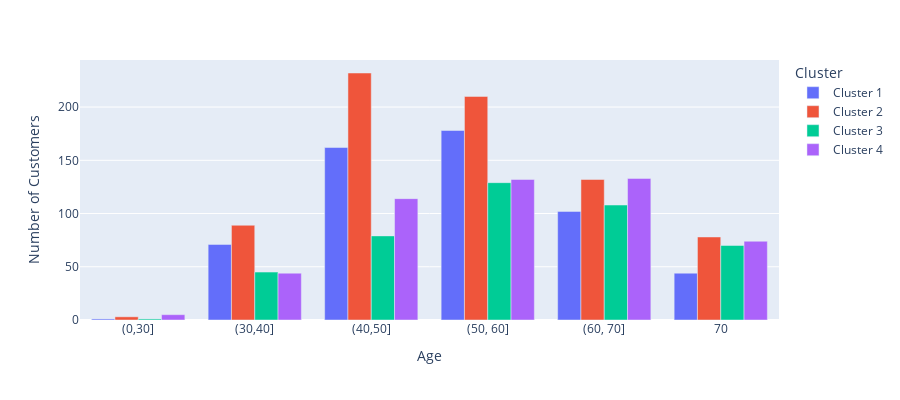

Notebook code cell kept with this figure:
### Code cell
df_plot = df_[['Age', 'Cluster', 'ID']].groupby(['Age', 'Cluster']).count()
df_plot.reset_index(inplace=True)
df_plot.rename(columns={"ID":"Number of Customers"}, inplace=True)


fig = px.bar(df_plot, x="Age", y="Number of Customers",
             color='Cluster', barmode='group',
             height=400)
fig.show()

### Figure 1 — Plotly figure (JSON) as saved in the notebook; plotly's stock layout.template omitted (floating-point values rounded to 4 significant figures)
{"data": [{"alignmentgroup": "True", "hovertemplate": "Cluster=Cluster 1<br>Age=%{x}<br>Number of Customers=%{y}<extra></extra>", "legendgroup": "Cluster 1", "marker": {"color": "#636efa", "pattern": {"shape": ""}}, "name": "Cluster 1", "offsetgroup": "Cluster 1", "orientation": "v", "showlegend": true, "textposition": "auto", "type": "bar", "x": ["(0,30]", "(30,40]", "(40,50]", "(50, 60]", "(60, 70]", "70"], "xaxis": "x", "y": [1, 71, 162, 178, 102, 44], "yaxis": "y"}, {"alignmentgroup": "True", "hovertemplate": "Cluster=Cluster 2<br>Age=%{x}<br>Number of Customers=%{y}<extra></extra>", "legendgroup": "Cluster 2", "marker": {"color": "#EF553B", "pattern": {"shape": ""}}, "name": "Cluster 2", "offsetgroup": "Cluster 2", "orientation": "v", "showlegend": true, "textposition": "auto", "type": "bar", "x": ["(0,30]", "(30,40]", "(40,50]", "(50, 60]", "(60, 70]", "70"], "xaxis": "x", "y": [3, 89, 232, 210, 132, 78], "yaxis": "y"}, {"alignmentgroup": "True", "hovertemplate": "Cluster=Cluster 3<br>Age=%{x}<br>Number of Customers=%{y}<extra></extra>", "legendgroup": "Cluster 3", "marker": {"color": "#00cc96", "pattern": {"shape": ""}}, "name": "Cluster 3", "offsetgroup": "Cluster 3", "orientation": "v", "showlegend": true, "textposition": "auto", "type": "bar", "x": ["(0,30]", "(30,40]", "(40,50]", "(50, 60]", "(60, 70]", "70"], "xaxis": "x", "y": [1, 45, 79, 129, 108, 70], "yaxis": "y"}, {"alignmentgroup": "True", "hovertemplate": "Cluster=Cluster 4<br>Age=%{x}<br>Number of Customers=%{y}<extra></extra>", "legendgroup": "Cluster 4", "marker": {"color": "#ab63fa", "pattern": {"shape": ""}}, "name": "Cluster 4", "offsetgroup": "Cluster 4", "orientation": "v", "showlegend": true, "textposition": "auto", "type": "bar", "x": ["(0,30]", "(30,40]", "(40,50]", "(50, 60]", "(60, 70]", "70"], "xaxis": "x", "y": [5, 44, 114, 132, 133, 74], "yaxis": "y"}], "layout": {"barmode": "group", "height": 400, "legend": {"title": {"text": "Cluster"}, "tracegroupgap": 0}, "margin": {"t": 60}, "xaxis": {"anchor": "y", "domain": [0, 1], "title": {"text": "Age"}}, "yaxis": {"anchor": "x", "domain": [0, 1], "title": {"text": "Number of Customers"}}}}
